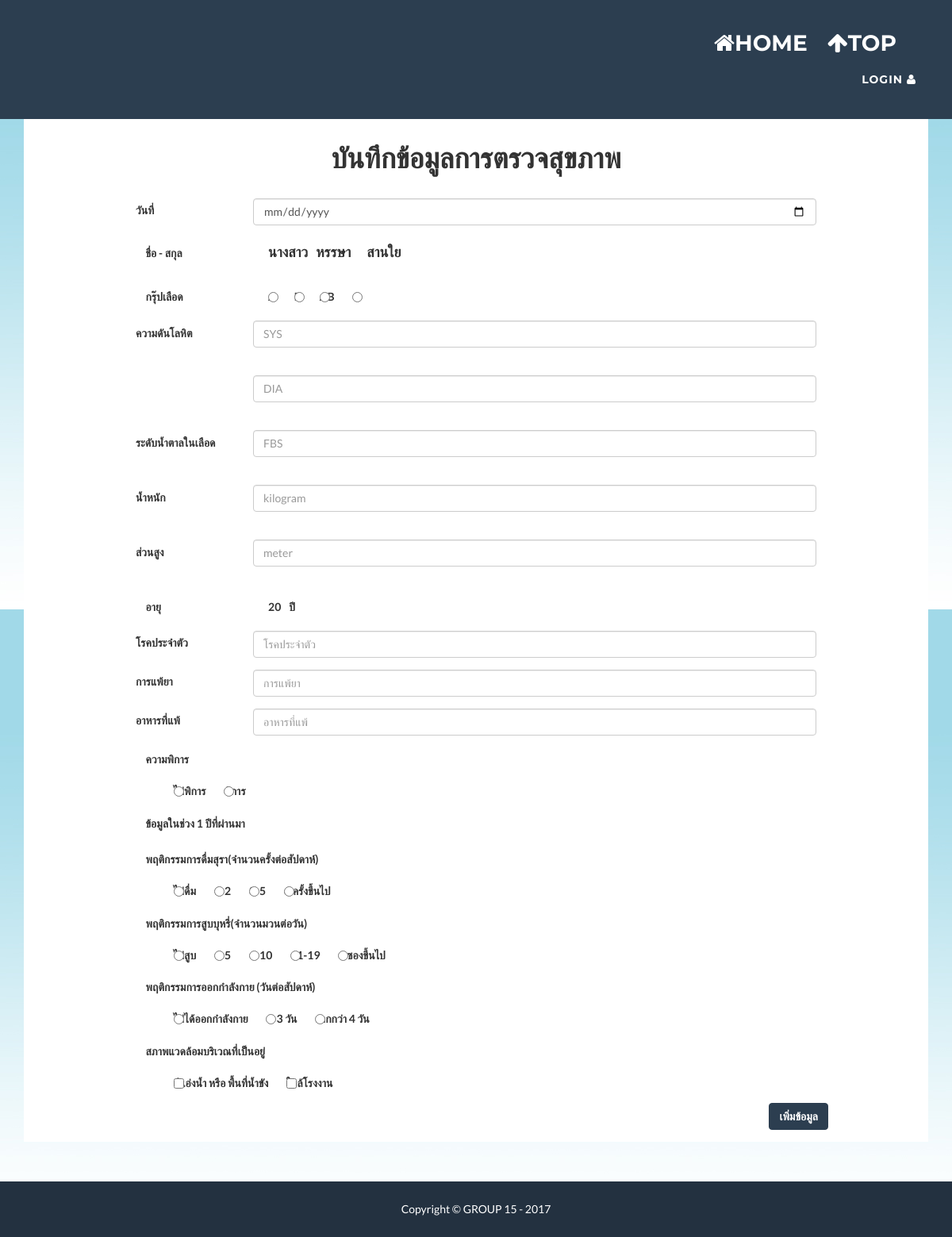
Page /adddata.php?id=1500900098765 on the committed database.
### tables this page shows
CREATE TABLE `person` (
  `Citizen_ID` varchar(13) NOT NULL,
  `Title` varchar(7) NOT NULL,
  `Fname` varchar(50) NOT NULL,
  `Lname` varchar(50) NOT NULL,
  `Birth_date` date NOT NULL,
  `Tel` varchar(10) NOT NULL,
  `Education` int(5) NOT NULL,
  `Job` int(5) NOT NULL,
  `Salary` int(5) NOT NULL,
  `RWO` varchar(10) NOT NULL,
  `Hid` varchar(11) NOT NULL
);

### adddata.php (the view, shortened to what this page needs)
<?php include "head.php" ?>
<?php include('connection.php'); ?>
<?php
    $id = $_GET['id'];
?>
<div>
  <div class="container" style="background:white">
    <div class="row">
      <div class="col-lg-12">
        <div style="width:100%" >
          <div align="center" style="padding-top:10px;padding-bottom:20px"><h1>บันทึกข้อมูลการตรวจสุขภาพ</h1></div>
          <form name="myForm"  method="POST" onsubmit="return validateForm()">
              <div class="form-group row" style="margin-left:10%;margin-right:10%" id="lname_div">
            <label class="col-2 col-form-label">วันที่</label>
            <div class="col-10">
              <input class="form-control" type="date" class="form-control" id="date" name = "date" placeholder="Date" >
            </div>
            </div>
            <?php
                $sql = "SELECT Title,Fname,Lname, Year(CURRENT_DATE)-Year(Birth_date) AS Age FROM person WHERE Citizen_ID = '$id'";
                $result = mysqli_query($con,$sql);
                while($row = mysqli_fetch_array($result)){
                    $title = $row["Title"];
                    $fname = $row["Fname"];
                    $lname = $row["Lname"];
                    $age = $row["Age"];
                }
            ?>
              <div class="form-check form-group row" style="margin-left:10%">
              <label class="col-2 col-form-label">ชื่อ - สกุล</label>
              <label class="form-check-label">
                <h4><label style="padding-right:10px">
                      <?php
                        echo $title;
                      ?>
                      </label><label style="padding-right:20px">
                      <?php
                        echo $fname;
                      ?>
                      </label><label>
                      <?php
                        echo $lname;
                      ?>
                      </label></h4>
              </label>
            </div>
            <div class="form-check form-group row" style="margin-left:10%" id="bg_DIV">
              <label class="col-2 col-form-label">กรุ๊ปเลือด</label>
              <label class="form-check-label">
                <input class="form-check-input" type="radio" name="BloodGroup" id="inlineRadioA" value="A"> A
              </label>
              <label class="form-check-label" style="margin-left:2%">
                <input class="form-check-input" type="radio" name="BloodGroup" id="inlineRadioB" value="B"> B
              </label>
              <label class="form-check-label" style="margin-left:2%">
                <input class="form-check-input" type="radio" name="BloodGroup" id="inlineRadioAB" value="AB"> AB
              </label>
              <label class="form-check-label" style="margin-left:2%">
                <input class="form-check-input" type="radio" name="BloodGroup" id="inlineRadioO" value="O"> O
              </label>
            </div>
            <div class="form-group row" style="margin-left:10%;margin-right:10%" id="SYS_DIV">
              <label class="col-2 col-form-label">ความดันโลหิต</label>
              <div class="col-10">
                <input class="form-control" type="number" id="SYS" name="SYS" onkeyup="clean(this)" onkeydown="clean(this)" placeholder="SYS" min="1" max="999">
              </div>
            </div>
            <div class="form-group row" style="margin-left:10%;margin-right:10%" id="dia_DIV">
              <label class="col-2 col-form-label"></label>
              <div class="col-10">
                <input class="form-control" type="number" id="DIA" name="DIA" onkeyup="clean(this)" onkeydown="clean(this)" placeholder="DIA" min="1" max="999">
              </div>
            </div>
              <div class="form-group row" style="margin-left:10%;margin-right:10%" id="FBS_DIV">
              <label class="col-2 col-form-label">ระดับน้ำตาลในเลือด</label>
              <div class="col-10">
                <input class="form-control" type="number" id="FBS" name="FBS" onkeyup="clean(this)" onkeydown="clean(this)" placeholder="FBS" min="1" max="999">
              </div>
            </div>
            <div class="form-group row" style="margin-left:10%;margin-right:10%" id="w_DIV">
             <label class="col-2 col-form-label">น้ำหนัก</label>
             <div class="col-10">
              <input class="form-control" type="number" id="weight" name="weight" onkeyup="clean(this)" onkeydown="clean(this)" placeholder="kilogram" min="1" max="999">
            </div>
          </div>
          <div class="form-group row" style="margin-left:10%;margin-right:10%" id="h_DIV">
            <label class="col-2 col-form-label">ส่วนสูง</label>
            <div class="col-10">
              <input class="form-control" type="number" id="height" name="height" onkeyup="clean(this)" onkeydown="clean(this)" placeholder="meter" min="1" max="999">
            </div>
          </div>
          <div class="form-check form-group row" style="margin-left:10%">
            <label class="col-2 col-form-label">อายุ</label>
            <label class="form-check-label">
              <label style="padding-right:10px"><?php
                  echo $age; ?>
                </label><label style="padding-right:20px">ปี</label>
            </label>
          </div>
           <div class="form-group row" style="margin-left:10%;margin-right:10%" id="fname_div">
              <label class="col-2 col-form-label">โรคประจำตัว</label>
              <div class="col-10">
                <input class="form-control" type="text" id="chr" name="chr" placeholder="โรคประจำตัว" onkeyup="clean_not_char(this)" onkeydown="clean_not_char(this)">
              </div>
          </div>
          <div class="form-group row" style="margin-left:10%;margin-right:10%" id="fname_div">
              <label class="col-2 col-form-label">การแพ้ยา</label>
              <div class="col-10">
                <input class="form-control" type="text" id="into" name="into" placeholder="การแพ้ยา" onkeyup="clean_not_char(this)" onkeydown="clean_not_char(this)">
              </div>
          </div>
          <div class="form-group row" style="margin-left:10%;margin-right:10%" id="fname_div">
              <label class="col-2 col-form-label">อาหารที่แพ้</label>
              <div class="col-10">
                <input class="form-control" type="text" id="food" name="food" placeholder="อาหารที่แพ้" onkeyup="clean_not_char(this)" onkeydown="clean_not_char(this)">
              </div>
          </div>
              <div class="form-check form-group row" style="margin-left:10%" id="dis_DIV">
            <label class="col-8 col-form-label">ความพิการ</label>
          </div>
          <div class="form-check form-group row" style="margin-left:10%" id="dissub_DIV">
            <label class="form-check-label"  style="margin-left:5%">
              <input class="form-check-input" type="radio" name="disa" id="disa0" value="0" onclick="disabled_TE()">ไม่พิการ
            </label>
            <label class="form-check-label" style="margin-left:2%">
              <input class="form-check-input" type="radio" name="disa" id="disa1" value="1" onclick="enabled_TE()">พิการ
            </label>
          </div>
          <div class="form-check form-group row" style="margin-left:10%">
            <label class="col-8 col-form-label">ข้อมูลในช่วง 1 ปีที่ผ่านมา</label>
          </div>
          <div class="form-check form-group row" style="margin-left:10%" id="d_DIV">
            <label class="col-8 col-form-label">พฤติกรรมการดื่มสุรา(จำนวนครั้งต่อสัปดาห์)</label>
          </div>
          <div class="form-check form-group row" style="margin-left:10%" id="dsub_DIV">
            <label class="form-check-label" style="margin-left:5%">
              <input class="form-check-input" type="radio" name="Drink" id="drink0" value="0"> ไม่ดื่ม
            </label>
            <label class="form-check-label" style="margin-left:2%">
              <input class="form-check-input" type="radio" name="Drink" id="drink1" value="1"> 1-2
            </label>
            <label class="form-check-label" style="margin-left:2%">
              <input class="form-check-input" type="radio" name="Drink" id="drink2" value="2"> 3-5
            </label>
            <label class="form-check-label" style="margin-left:2%">
              <input class="form-check-input" type="radio" name="Drink" id="drink4" value="3"> 6 ครั้งขึ้นไป
            </label>
          </div>
          <div class="form-check form-group row" style="margin-left:10%" id="s_DIV">
            <label class="col-8 col-form-label">พฤติกรรมการสูบบุหรี่(จำนวนมวนต่อวัน)</label>
          </div>
          <div class="form-check form-group row" style="margin-left:10%" id="ssub_DIV">
            <label class="form-check-label"  style="margin-left:5%">
              <input class="form-check-input" type="radio" name="Smoke" id="Smoke0" value="0"> ไม่สูบ
            </label>
            <label class="form-check-label" style="margin-left:2%">
              <input class="form-check-input" type="radio" name="Smoke" id="Smoke1" value="1"> 1-5
            </label>
            <label class="form-check-label" style="margin-left:2%">
              <input class="form-check-input" type="radio" name="Smoke" id="Smoke2" value="2"> 6-10
            </label>
            <label class="form-check-label" style="margin-left:2%">
              <input class="form-check-input" type="radio" name="Smoke" id="Smoke3" value="3"> 11-19
            </label>
            <label class="form-check-label" style="margin-left:2%">
              <input class="form-check-input" type="radio" name="Smoke" id="Smoke4" value="4"> 1 ซองขึ้นไป
            </label>
          </div>
          <div class="form-check form-group row" style="margin-left:10%" id="ex_DIV">
            <label class="col-8 col-form-label">พฤติกรรมการออกกำลังกาย (วันต่อสัปดาห์)</label>
          </div>
          <div class="form-check form-group row" style="margin-left:10%" id="exsub_DIV">
            <label class="form-check-label"  style="margin-left:5%">
              <input class="form-check-input" type="radio" name="exercise" id="exercise0" value="0" onclick="disabled_TE()">ไม่ได้ออกกำลังกาย
            </label>
            <label class="form-check-label" style="margin-left:2%">
              <input class="form-check-input" type="radio" name="exercise" id="exercise1" value="1" onclick="enabled_TE()">1-3 วัน
            </label>
            <label class="form-check-label" style="margin-left:2%">
              <input class="form-check-input" type="radio" name="exercise" id="exercise2" value="2" onclick="enabled_TE()">มากกว่า 4 วัน
            </label>
          </div>
          <div class="form-check form-group row" style="margin-left:10%">
            <label class="col-8 col-form-label">สภาพแวดล้อมบริเวณที่เป็นอยู่</label>
          </div>
          <div class="form-check form-group row" style="margin-left:10%">
            <label class="form-check-label"  style="margin-left:5%">
              <input class="form-check-input" type="checkbox" id="homearea1" name="homeArea1" value="1" aria-label="...">มีแอ่งน้ำ หรือ พื้นที่น้ำขัง
            </label>
            <label class="form-check-label" style="margin-left:2%">
              <input class="form-check-input" type="checkbox" id="homearea2" name="homeArea2" value="2" aria-label="...">ใกล้โรงงาน
            </label>
          </div>
          <div class="form-check form-group row" style="margin-left:10%;margin-right:10%" align="right">
            <button type="submit" name = "insert" class="btn btn-primary">เพิ่มข้อมูล</button>
          </div>
        </form>
      </div>
    </div>
  </div>
</div>
</div>
<?php include "foot.php" ?>

### rows in the picture
person: Title "นางสาว", Fname "หรรษา", Lname "สานใย"

### other values in the picture
$age "20"
